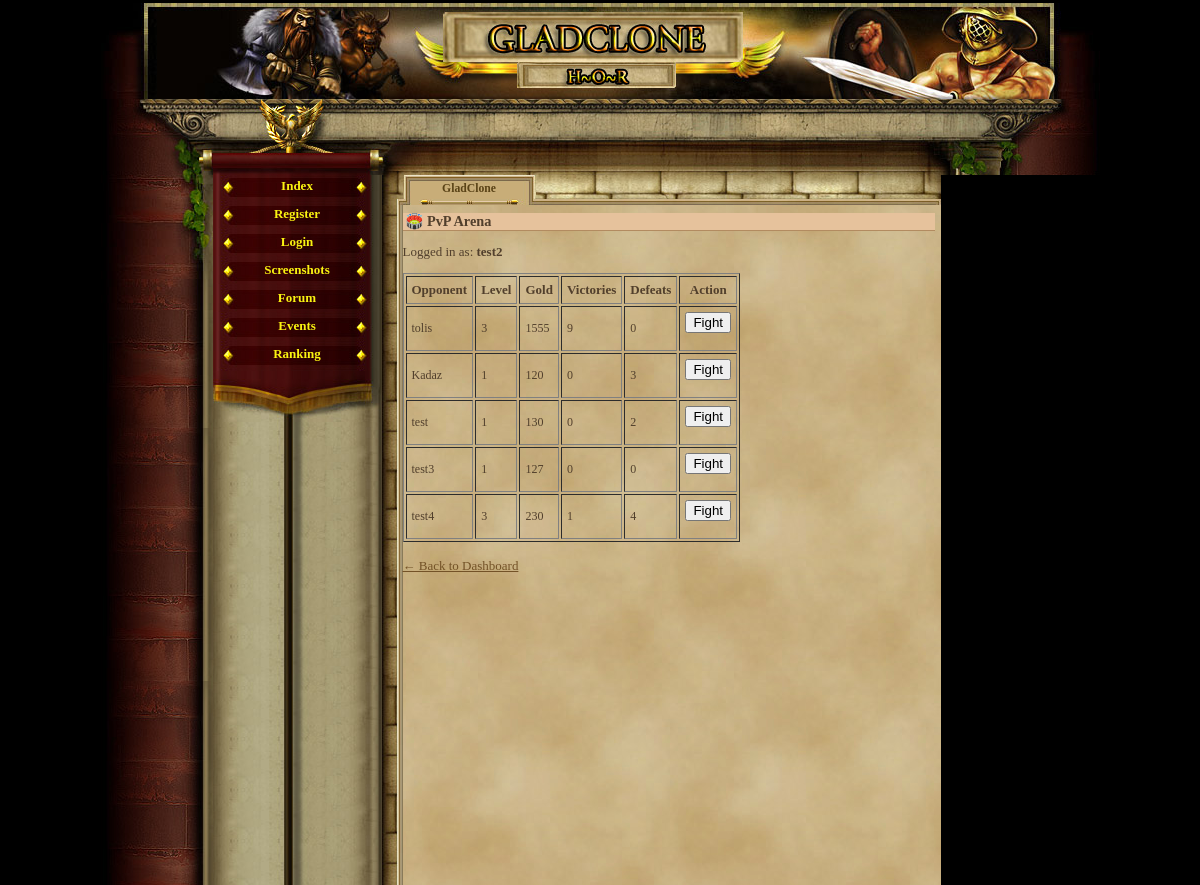
The app's page /pvp_arena.php (signed in) with its own data.
### tables this page shows
CREATE TABLE `gracze` (
  `id` int(11) NOT NULL AUTO_INCREMENT,
  `gracz` int(11) NOT NULL DEFAULT '0',
  `login` varchar(24) NOT NULL,
  `haslo` varchar(40) NOT NULL,
  `email` varchar(40) NOT NULL,
  `plec` tinyint(4) NOT NULL DEFAULT '0',
  `avatar` tinyint(4) NOT NULL DEFAULT '1',
  `pregunta` text NOT NULL,
  `respuesta` text NOT NULL,
  `rank` int(1) NOT NULL DEFAULT '1',
  `nivel` int(1) NOT NULL DEFAULT '1',
  `exp` int(1) NOT NULL DEFAULT '0',
  `exp_max` int(1) NOT NULL DEFAULT '10',
  `honor` int(1) NOT NULL DEFAULT '0',
  `fama` int(1) NOT NULL DEFAULT '0',
  `victorias` int(1) NOT NULL DEFAULT '0',
  `perdidas` int(1) NOT NULL DEFAULT '0',
  `oro_robado` int(1) NOT NULL DEFAULT '0',
  `oro_perdido` int(1) NOT NULL DEFAULT '0',
  `atak` int(5) NOT NULL DEFAULT '0',
  `obrona` int(3) NOT NULL DEFAULT '0',
  `sila` int(1) NOT NULL DEFAULT '5',
  `sila_i` int(1) NOT NULL DEFAULT '0',
  `sila_max` int(1) NOT NULL DEFAULT '10',
  `zrecznosc` int(1) NOT NULL DEFAULT '5',
  `zrecznosc_i` int(1) NOT NULL DEFAULT '0',
  `zrecznosc_max` int(1) NOT NULL DEFAULT '10',
  `wyrzymalosc` int(1) NOT NULL DEFAULT '5',
  `wyrzymalosc_i` int(1) NOT NULL DEFAULT '0',
  `wyrzymalosc_max` int(1) NOT NULL DEFAULT '10',
  `constitucion` int(1) NOT NULL DEFAULT '5',
  `constitucion_i` int(1) NOT NULL DEFAULT '0',
  `constitucion_max` int(1) NOT NULL DEFAULT '10',
  `carisma` int(1) NOT NULL DEFAULT '5',
  `carisma_i` int(1) NOT NULL DEFAULT '0',
  `carisma_max` int(1) NOT NULL DEFAULT '10',
  `inteligencja` int(1) NOT NULL DEFAULT '5',
  `inteligencja_i` int(1) NOT NULL DEFAULT '0',
  `inteligencja_max` int(1) NOT NULL DEFAULT '10',
  `mdchance` int(1) NOT NULL DEFAULT '0',
  `dhchance` int(1) NOT NULL DEFAULT '0',
  `ctchance` int(1) NOT NULL DEFAULT '0',
  `zycie` int(100) NOT NULL DEFAULT '100',
  `zycie_max` int(100) NOT NULL DEFAULT '100',
  `obrazenia_min` int(1) NOT NULL DEFAULT '0',
  `obrazenia_max` int(3) NOT NULL DEFAULT '2',
  `zloto` int(100) NOT NULL DEFAULT '150',
  `zloto_skarbiec` int(11) NOT NULL,
  `punkty` int(11) NOT NULL,
  `pracuje` int(11) NOT NULL,
  `ostatnia_walka_pvp` int(11) NOT NULL,
  `ostatnia_walka_pvc` int(11) NOT NULL,
  `ostatnio_zregenerowano` int(11) NOT NULL,
  `titulo` varchar(24) NOT NULL DEFAULT 'Newbie',
  `arena_level` int(11) NOT NULL,
  `rubies` int(11) NOT NULL DEFAULT '0',
  `centurion_time` int(11) NOT NULL,
  `reportes` int(1) NOT NULL DEFAULT '0',
  `mensajes` int(1) NOT NULL DEFAULT '0',
  `noticias` int(1) NOT NULL DEFAULT '0',
  `bendicion1_type` int(11) NOT NULL,
  `bendicion1_time` int(11) NOT NULL,
  `bendicion2_type` int(11) NOT NULL,
  `bendicion2_time` int(11) NOT NULL,
  `bendicion3_type` int(11) NOT NULL,
  `bendicion3_time` int(11) NOT NULL,
  `bendicion4_type` int(11) NOT NULL,
  `bendicion4_time` int(11) NOT NULL,
  `ostatnia_aktywnosc` int(11) NOT NULL DEFAULT '0',
  `username_locked` tinyint(1) NOT NULL DEFAULT '0',
  `lock_login` tinyint(1) NOT NULL DEFAULT '0',
  PRIMARY KEY (`id`),
  UNIQUE KEY `login` (`login`)
);

### pvp_arena.php (the view, shortened to what this page needs)
<?php
require_once('var/ustawienia.php');
require_once('gora_strony.php');
require_once('menu_l.php');
if (isset($_SESSION['id'])) {
    $player_id = $_SESSION['id'];
    $conn->query("UPDATE gracze SET ostatnio_zregenerowano = UNIX_TIMESTAMP() WHERE id = $player_id");
}
$player_id = $_SESSION['id'];
$player_name = '';
$stmt_self = $conn->prepare("SELECT login FROM gracze WHERE id = ?");
$stmt_self->bind_param("i", $player_id);
$stmt_self->execute();
$stmt_self->bind_result($player_name);
$can_fight = true;
$stmt = $conn->prepare("SELECT id, login, nivel, zloto, victorias, perdidas FROM gracze WHERE id != ?");
$stmt->bind_param("i", $player_id);
$stmt->execute();
$result = $stmt->get_result();
?>
<h2>🏟️ PvP Arena</h2>
<p>Logged in as: <strong><?= htmlspecialchars($player_name) ?></strong></p>
<table border="1" cellpadding="5">
    <tr>
        <th>Opponent</th>
        <th>Level</th>
        <th>Gold</th>
        <th>Victories</th>
        <th>Defeats</th>
        <th>Action</th>
    </tr>
    <?php while ($row = $result->fetch_assoc()): ?>
    <tr>
        <td><?= htmlspecialchars($row['login']) ?></td>
        <td><?= $row['nivel'] ?></td>
        <td><?= $row['zloto'] ?></td>
        <td><?= $row['victorias'] ?></td>
        <td><?= $row['perdidas'] ?></td>
        <td>
		<?php if ($can_fight): ?>
    <form method="POST" action="pvp_fight.php" onsubmit="return confirm('Fight <?= htmlspecialchars($row['login']) ?>?');">
        <button type="submit">Fight</button>
    </form>
<?php else: ?>
    <button disabled>Cooldown</button>
<?php endif; ?>
        </td>
    </tr>
    <?php endwhile; ?>
</table>
<br>
<a href="index.php">← Back to Dashboard</a>

### game_05.css (style rules this page uses)
body, html { margin: 0; padding: 0; font-family:"Palatino Linotype", "Times New Roman", Times, serif; text-align: center; color: #513F2C; background-color: #000; font-size:16px; }
table { font-size:13px; }
h2 { text-align:left; border-bottom:1px solid #b28b60; color:#513F2C; background-color:#e6c29c; margin:8px 0px 0px 0px; padding-left:3px; font-size:1.1em; }
#content td { text-align:left; color:#513F2C; font-weight:normal; font-size: 12px; }
a { -moz-user-focus: none; -moz-outline: none; outline: none; }
#content a { color:#735227; }
#market_item_table td, th { padding-left: 5px; }

### records on screen
gracze: login "test2"
gracze: login "tolis", nivel "3", zloto "1555", victorias "9", perdidas "0"
gracze: login "Kadaz", nivel "1", zloto "120", victorias "0", perdidas "3"
gracze: login "test", nivel "1", zloto "130", victorias "0", perdidas "2"
gracze: login "test3", nivel "1", zloto "127", victorias "0", perdidas "0"
gracze: login "test4", nivel "3", zloto "230", victorias "1", perdidas "4"
